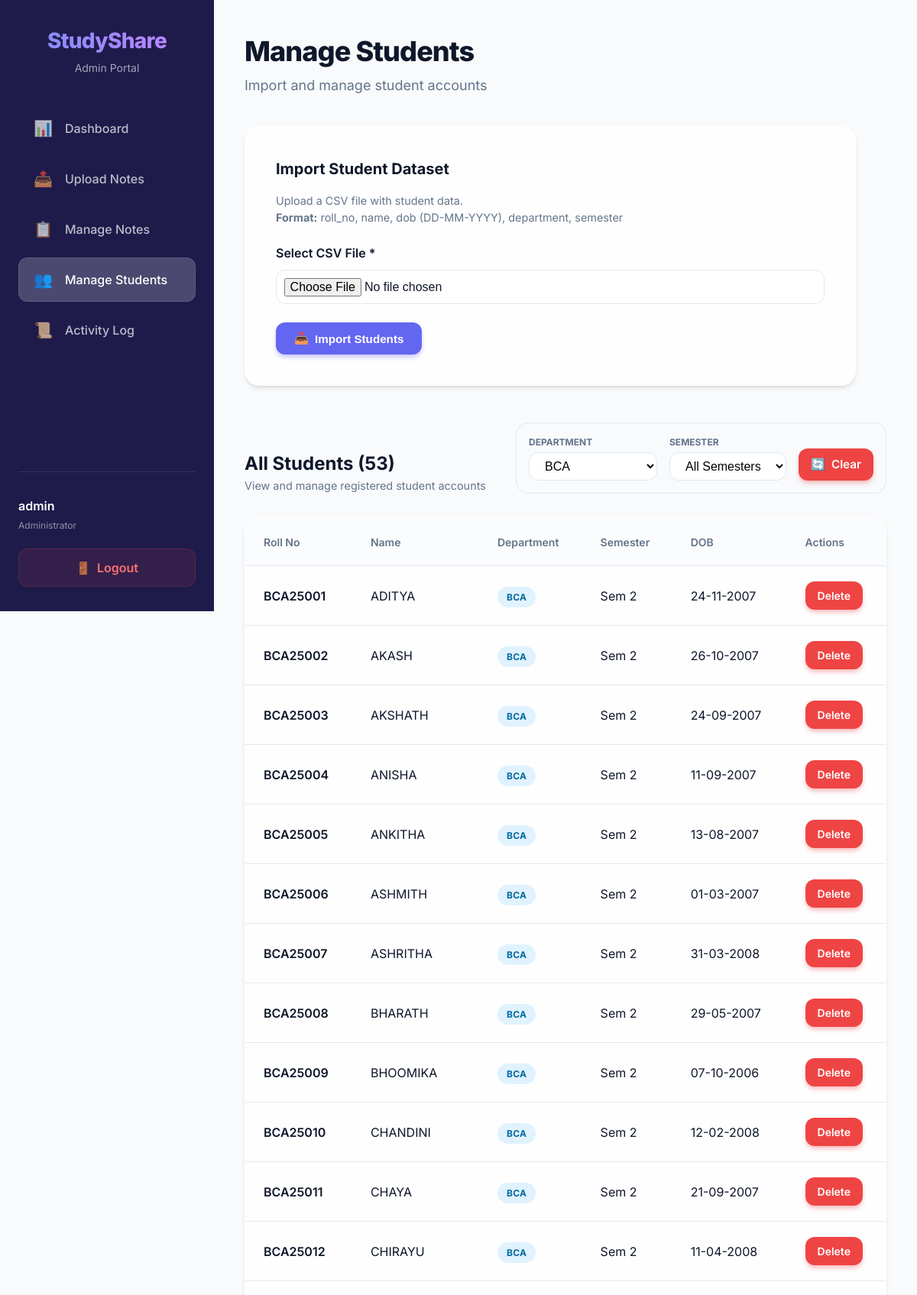
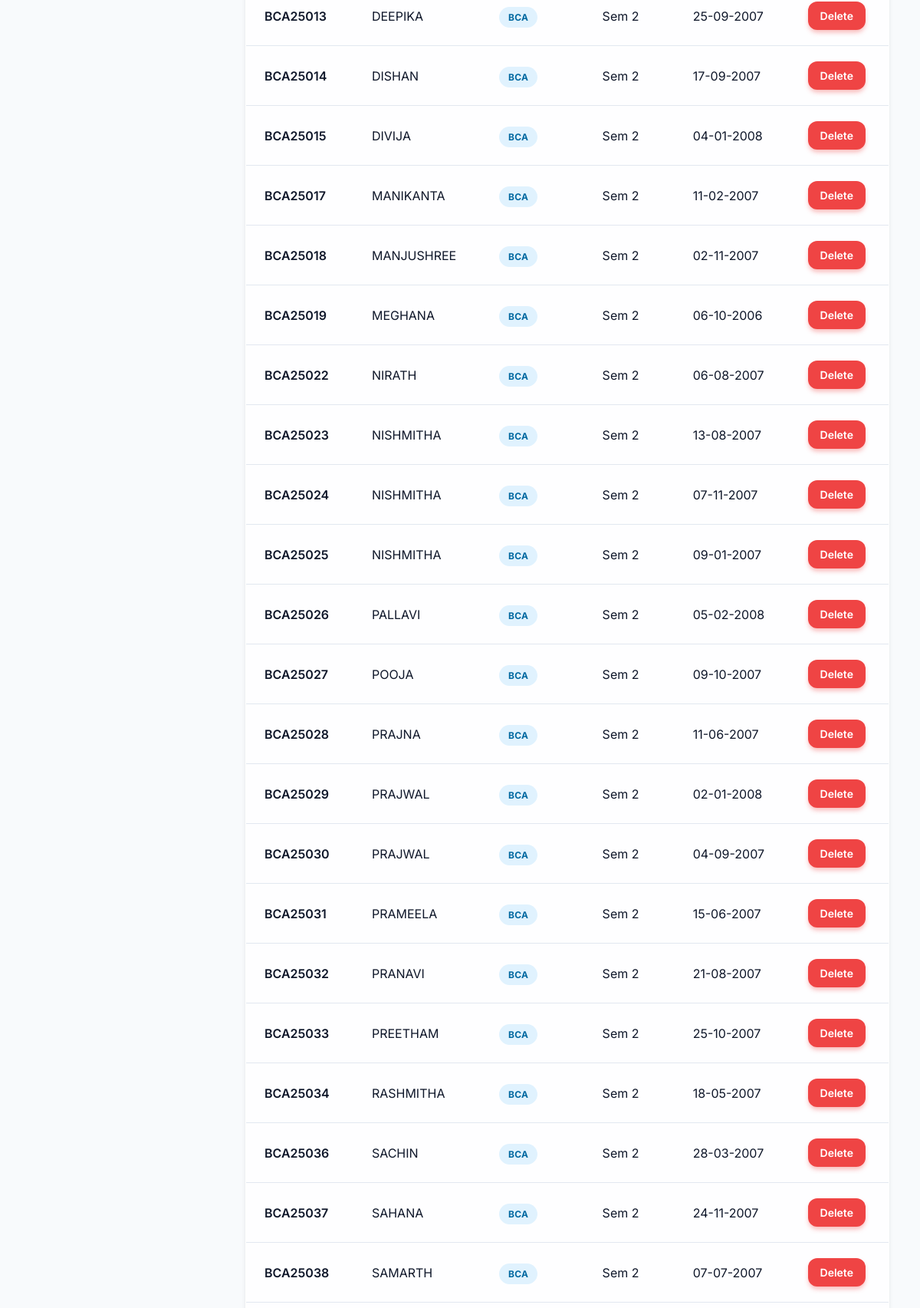
Page /admin/manage_students.php?department=BCA (signed in, upper part) on the committed database (2 pictures, top to bottom).
### tables this page shows
CREATE TABLE IF NOT EXISTS students (
    roll_no VARCHAR(50) PRIMARY KEY,
    name VARCHAR(100) NOT NULL,
    dob DATE NOT NULL,
    department VARCHAR(50) NOT NULL,
    semester INT NOT NULL,
    profile_image VARCHAR(255),
    created_at TIMESTAMP DEFAULT CURRENT_TIMESTAMP
);

### common/functions.php (called while the page is built, shortened)
<?php
function sanitize($value)
{
    return htmlspecialchars(trim($value), ENT_QUOTES, 'UTF-8');
}
function isAdminLoggedIn()
{
    return !empty($_SESSION['admin_id']);
}
function getCurrentAdmin()
{
    return [
        'id' => $_SESSION['admin_id'],
        'username' => $_SESSION['admin_username']
    ];
}

### admin/manage_students.php (the view, shortened to what this page needs)
<?php
require_once __DIR__ . '/../common/functions.php';
$admin = getCurrentAdmin();
$pdo = db();
$departments = $pdo->query('SELECT DISTINCT department FROM students ORDER BY department')->fetchAll(PDO::FETCH_COLUMN);
$filter_dept = $_GET['department'] ?? '';
$filter_sem = $_GET['semester'] ?? '';
$query = 'SELECT * FROM students';
$params = [];
$conditions = [];
if ($filter_dept) {
    $conditions[] = 'department = ?';
    $params[] = $filter_dept;
}
if ($conditions) {
    $query .= ' WHERE ' . implode(' AND ', $conditions);
}
$query .= ' ORDER BY roll_no';
$stmt = $pdo->prepare($query);
$stmt->execute($params);
$students = $stmt->fetchAll();
?>
<!DOCTYPE html>
<html lang="en">
<head>
    <link rel="stylesheet" href="../assets/css/admin.css">
</head>
<body>
    <div class="admin-layout">
        <aside class="admin-sidebar">
            <div class="sidebar-brand">
                <h2>StudyShare</h2>
                <p>Admin Portal</p>
            </div>
            <nav class="sidebar-nav">
                <a href="dashboard.php" class="nav-item">
                    <span class="icon">📊</span> Dashboard
                </a>
                <a href="upload_notes.php" class="nav-item">
                    <span class="icon">📤</span> Upload Notes
                </a>
                <a href="manage_notes.php" class="nav-item">
                    <span class="icon">📋</span> Manage Notes
                </a>
                <a href="manage_students.php" class="nav-item active">
                    <span class="icon">👥</span> Manage Students
                </a>
                <a href="activity_log.php" class="nav-item">
                    <span class="icon">📜</span> Activity Log
                </a>
            </nav>
            <div class="sidebar-footer">
                <div class="admin-info">
                    <p><?= sanitize($admin['username']) ?></p>
                    <small>Administrator</small>
                </div>
                <a href="logout.php" class="logout-btn">
                    <span class="icon">🚪</span> Logout
                </a>
            </div>
        </aside>
        <main class="admin-content">
            <header class="admin-header">
                <h1>Manage Students</h1>
                <p>Import and manage student accounts</p>
            </header>
            <div class="content-body">
                <div class="form-card" style="margin-bottom: 3rem;">
                    <h2 style="font-size: 1.25rem; font-weight: 700; margin-bottom: 1rem;">Import Student Dataset</h2>
                    <p style="color: var(--text-muted); font-size: 0.9rem; margin-bottom: 1.5rem;">
                        Upload a CSV file with student data. <br>
                        <strong>Format:</strong> roll_no, name, dob (DD-MM-YYYY), department, semester
                    </p>
                    <form method="POST" enctype="multipart/form-data">
                        <div class="form-group">
                            <label for="csv_file">Select CSV File *</label>
                            <input type="file" id="csv_file" name="csv_file" class="form-control" accept=".csv" required style="padding: 0.6rem;">
                        </div>
                        <button type="submit" class="btn btn-primary">
                            <span class="icon">📥</span> Import Students
                        </button>
                    </form>
                </div>
                <div class="section-header" style="display: flex; justify-content: space-between; align-items: flex-end; margin-bottom: 2rem; gap: 2rem; flex-wrap: wrap;">
                    <div>
                        <h2 style="font-size: 1.5rem; font-weight: 700;">All Students (<?= count($students) ?>)</h2>
                        <p style="color: var(--text-muted); font-size: 0.9rem;">View and manage registered student accounts</p>
                    </div>
                    <form method="GET" style="display: flex; gap: 1rem; flex-wrap: wrap; align-items: center; background: #f8fafc; padding: 1rem; border-radius: 1rem; border: 1px solid var(--border);">
                        <div style="display: flex; flex-direction: column; gap: 0.25rem;">
                            <label style="font-size: 0.75rem; font-weight: 700; color: var(--text-muted); text-transform: uppercase;">Department</label>
                            <select name="department" class="form-control" style="padding: 0.5rem 1rem; min-width: 150px;" onchange="this.form.submit()">
                                <?php foreach ($departments as $dept): ?>
                                    <option value="<?= sanitize($dept) ?>" <?= $filter_dept === $dept ? 'selected' : '' ?>><?= sanitize($dept) ?></option>
                                <?php endforeach; ?>
                            </select>
                        </div>
                        <div style="display: flex; flex-direction: column; gap: 0.25rem;">
                            <label style="font-size: 0.75rem; font-weight: 700; color: var(--text-muted); text-transform: uppercase;">Semester</label>
                            <select name="semester" class="form-control" style="padding: 0.5rem 1rem; min-width: 150px;" onchange="this.form.submit()">
                                <option value="">All Semesters</option>
                            </select>
                        </div>
                        <?php if ($filter_dept || $filter_sem): ?>
                            <a href="manage_students.php" class="btn btn-danger" style="padding: 0.6rem 1rem; margin-top: auto;">
                                <span class="icon">🔄</span> Clear
                            </a>
                        <?php endif; ?>
                    </form>
                </div>
                <div class="table-container">
                    <table class="admin-table">
                        <thead>
                            <tr>
                                <th>Roll No</th>
                                <th>Name</th>
                                <th>Department</th>
                                <th>Semester</th>
                                <th>DOB</th>
                                <th>Actions</th>
                            </tr>
                        </thead>
                        <tbody>
                            <?php if ($students): ?>
                                <?php foreach ($students as $student): ?>
                                    <tr>
                                        <td style="font-weight: 600;"><?= sanitize($student['roll_no']) ?></td>
                                        <td><?= sanitize($student['name']) ?></td>
                                        <td><span class="badge badge-info"><?= sanitize($student['department']) ?></span></td>
                                        <td>Sem <?= $student['semester'] ?></td>
                                        <td><?= date('d-m-Y', strtotime($student['dob'])) ?></td>
                                        <td>
                                            <a href="delete_student.php?roll_no=<?= urlencode($student['roll_no']) ?>" class="btn btn-danger btn-sm" onclick="return confirm('Delete this student? This action cannot be undone.')">Delete</a>
                                        </td>
                                    </tr>
                                <?php endforeach; ?>
                            <?php endif; ?>
                        </tbody>
                    </table>
                </div>
            </div>
        </main>
    </div>
</body>
</html>

### rows in the picture
students: roll_no "BCA25001", name "ADITYA", department "BCA", semester "2", dob "24-11-2007"
students: roll_no "BCA25002", name "AKASH", department "BCA", semester "2", dob "26-10-2007"
students: roll_no "BCA25003", name "AKSHATH", department "BCA", semester "2", dob "24-09-2007"
students: roll_no "BCA25004", name "ANISHA", department "BCA", semester "2", dob "11-09-2007"
students: roll_no "BCA25005", name "ANKITHA", department "BCA", semester "2", dob "13-08-2007"
students: roll_no "BCA25006", name "ASHMITH", department "BCA", semester "2", dob "01-03-2007"
students: roll_no "BCA25007", name "ASHRITHA", department "BCA", semester "2", dob "31-03-2008"
students: roll_no "BCA25008", name "BHARATH", department "BCA", semester "2", dob "29-05-2007"
students: roll_no "BCA25009", name "BHOOMIKA", department "BCA", semester "2", dob "07-10-2006"
students: roll_no "BCA25010", name "CHANDINI", department "BCA", semester "2", dob "12-02-2008"
students: roll_no "BCA25011", name "CHAYA", department "BCA", semester "2", dob "21-09-2007"
students: roll_no "BCA25012", name "CHIRAYU", department "BCA", semester "2", dob "11-04-2008"
students: roll_no "BCA25013", name "DEEPIKA", department "BCA", semester "2", dob "25-09-2007"
students: roll_no "BCA25014", name "DISHAN", department "BCA", semester "2", dob "17-09-2007"
students: roll_no "BCA25015", name "DIVIJA", department "BCA", semester "2", dob "04-01-2008"
students: roll_no "BCA25017", name "MANIKANTA", department "BCA", semester "2", dob "11-02-2007"
students: roll_no "BCA25018", name "MANJUSHREE", department "BCA", semester "2", dob "02-11-2007"
students: roll_no "BCA25019", name "MEGHANA", department "BCA", semester "2", dob "06-10-2006"
students: roll_no "BCA25022", name "NIRATH", department "BCA", semester "2", dob "06-08-2007"
students: roll_no "BCA25023", name "NISHMITHA", department "BCA", semester "2", dob "13-08-2007"
students: roll_no "BCA25024", name "NISHMITHA", department "BCA", semester "2", dob "07-11-2007"
students: roll_no "BCA25025", name "NISHMITHA", department "BCA", semester "2", dob "09-01-2007"
students: roll_no "BCA25026", name "PALLAVI", department "BCA", semester "2", dob "05-02-2008"
students: roll_no "BCA25027", name "POOJA", department "BCA", semester "2", dob "09-10-2007"
students: roll_no "BCA25028", name "PRAJNA", department "BCA", semester "2", dob "11-06-2007"
students: roll_no "BCA25029", name "PRAJWAL", department "BCA", semester "2", dob "02-01-2008"
students: roll_no "BCA25030", name "PRAJWAL", department "BCA", semester "2", dob "04-09-2007"
students: roll_no "BCA25031", name "PRAMEELA", department "BCA", semester "2", dob "15-06-2007"
students: roll_no "BCA25032", name "PRANAVI", department "BCA", semester "2", dob "21-08-2007"
students: roll_no "BCA25033", name "PREETHAM", department "BCA", semester "2", dob "25-10-2007"
students: roll_no "BCA25034", name "RASHMITHA", department "BCA", semester "2", dob "18-05-2007"
students: roll_no "BCA25036", name "SACHIN", department "BCA", semester "2", dob "28-03-2007"
students: roll_no "BCA25037", name "SAHANA", department "BCA", semester "2", dob "24-11-2007"
students: roll_no "BCA25038", name "SAMARTH", department "BCA", semester "2", dob "07-07-2007"

### other values in the picture
$admin['username'] "admin"
count($students) "53"
form field department "BCA"
